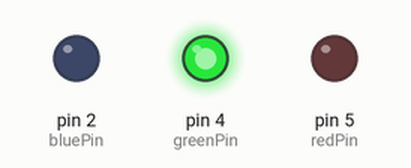
This sketch was run on a simulated Arduino Uno, built with avr-gcc and run on an emulated ATmega328P. On the bench: output pins drawn as LEDs (lit = HIGH). Random numbers use the default seed unless the sketch sets one; what the sketch prints to the serial monitor is not drawn.

Above: at 0.1 s.
At 2.4 s:
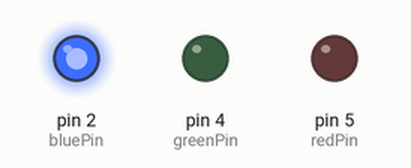
At 4.4 s:
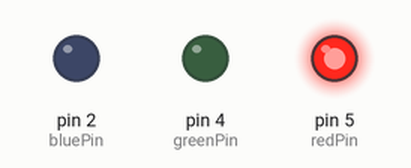
At 5.5 s:
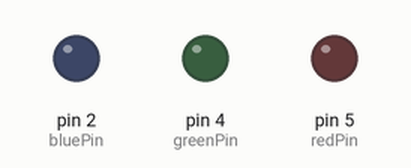
Timing chart, 0 to 7.0 s (numbered marks = the images above):
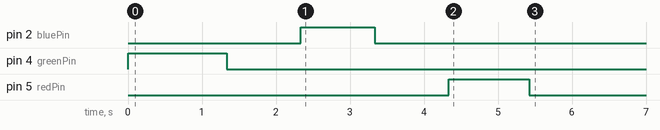

The sketch:

Lab_5_Actual.ino
```cpp
// Spencer Wondolowski
// Computer Organization Lab 5 Actual (Fall 2022)
// 12/18/2022
//
// ------Parts------
//  Three Color LED

#include <TimerOne.h>

int randomNumber;
String a = ": ";

bool T_1_Working = true;
bool T_2_Working = true;
bool T_3_Working = true;

int greenPin = 4;
int redPin = 5;
int bluePin = 2;

int elements[50];

void setup() {
  pinMode(greenPin, OUTPUT);  // Green LED
  pinMode(redPin, OUTPUT);    // Red LED
  pinMode(bluePin, OUTPUT);   // Blue LED
  Serial.begin(9600);
}

void red(){
  digitalWrite(redPin, HIGH);
  digitalWrite(bluePin, LOW);
  digitalWrite(greenPin, LOW);
  delay(1000);
}

void green(){
  digitalWrite(redPin, LOW);
  digitalWrite(bluePin, LOW);
  digitalWrite(greenPin, HIGH);
  delay(1000);
}

void blue(){
  digitalWrite(redPin, LOW);
  digitalWrite(bluePin, HIGH);
  digitalWrite(greenPin, LOW);
  delay(1000);
}

void Off(){
  digitalWrite(redPin, LOW);
  digitalWrite(bluePin, LOW);
  digitalWrite(greenPin, LOW);
}

// The code for the first task of generating an array of random elements

void Task_One(){
  if (T_1_Working){
    green();
    for (int i = 0; i <= 50; i = i + 1) {
      randomNumber = random(1,50);
      elements[i] = randomNumber;
      Serial.println(i + a + randomNumber);
    }
    T_1_Working = false;
  }
  Off();
}

// The Code for the bubble sorting for task 2

void Task_Two(){
  if(T_2_Working){
    bubbleSort(elements, 50);
    Serial.print("Array has been sorted! \n");
    T_2_Working = false;
  }
}

void bubbleSort(int a[], int size) {
  blue();
  for(int i = 0; i <(size-1); i++) {
    for(int o = 0; o < (size-(i+1)); o++) {
      if(a[o] > a[o+1]) {
        int t = a[o];
        a[o] = a[o+1];
        a[o+1] = t;
      }
    }
  }
  Off();
}

// The Code for the 3rd task that will print out the sorted list

void Task_Three(){
  if (T_3_Working){
    red();
    int i = 0;
    Serial.print("Sorted Array: ");
    while (i < 50){
      Serial.print(elements[i]);
      Serial.print(",");
      i++;
    }
    T_3_Working = false;
  }
  Off();
}

void loop(void) {
  bool play = true;
  while(play){
    Task_One();
    delay(1000);
    Task_Two();
    delay(1000);
    Task_Three();
    delay(1000);
    play = false;
  }
}
```

Measured:
- by itself, pin 2 (bluePin): LOW → HIGH at 2.3 s, → LOW 1.0 s later
- by itself, pin 4 (greenPin): LOW → HIGH at 0.00 s, → LOW 1.3 s later
- by itself, pin 5 (redPin): LOW → HIGH at 4.3 s, → LOW 1.1 s later
